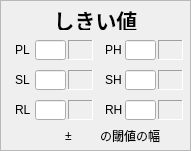
  <widget class="QFrame" name="frame" >
   <property name="geometry" >
    <rect>
     <x>800</x>
     <y>450</y>
     <width>191</width>
     <height>151</height>
    </rect>
   </property>
   <property name="frameShape" >
    <enum>QFrame::StyledPanel</enum>
   </property>
   <property name="frameShadow" >
    <enum>QFrame::Sunken</enum>
   </property>
   <widget class="QLabel" name="label_46" >
    <property name="geometry" >
     <rect>
      <x>15</x>
      <y>100</y>
      <width>21</width>
      <height>20</height>
     </rect>
    </property>
    <property name="text" >
     <string>RL</string>
    </property>
   </widget>
   <widget class="QLabel" name="label_43" >
    <property name="geometry" >
     <rect>
      <x>105</x>
      <y>70</y>
      <width>21</width>
      <height>20</height>
     </rect>
    </property>
    <property name="text" >
     <string>SH</string>
    </property>
   </widget>
   <widget class="QLineEdit" name="lePL" >
    <property name="geometry" >
     <rect>
      <x>35</x>
      <y>40</y>
      <width>31</width>
      <height>20</height>
     </rect>
    </property>
    <property name="readOnly" >
     <bool>true</bool>
    </property>
   </widget>
   <widget class="QLineEdit" name="lePH" >
    <property name="geometry" >
     <rect>
      <x>125</x>
      <y>40</y>
      <width>31</width>
      <height>20</height>
     </rect>
    </property>
    <property name="readOnly" >
     <bool>true</bool>
    </property>
   </widget>
   <widget class="QLabel" name="label_42" >
    <property name="geometry" >
     <rect>
      <x>105</x>
      <y>40</y>
      <width>21</width>
      <height>20</height>
     </rect>
    </property>
    <property name="text" >
     <string>PH</string>
    </property>
   </widget>
   <widget class="QLabel" name="label_45" >
    <property name="geometry" >
     <rect>
      <x>105</x>
      <y>100</y>
      <width>21</width>
      <height>20</height>
     </rect>
    </property>
    <property name="text" >
     <string>RH</string>
    </property>
   </widget>
   <widget class="QLineEdit" name="leSH" >
    <property name="geometry" >
     <rect>
      <x>125</x>
      <y>70</y>
      <width>31</width>
      <height>20</height>
     </rect>
    </property>
    <property name="readOnly" >
     <bool>true</bool>
    </property>
   </widget>
   <widget class="QLabel" name="label_41" >
    <property name="geometry" >
     <rect>
      <x>15</x>
      <y>40</y>
      <width>21</width>
      <height>20</height>
     </rect>
    </property>
    <property name="text" >
     <string>PL</string>
    </property>
   </widget>
   <widget class="QLineEdit" name="leRH" >
    <property name="geometry" >
     <rect>
      <x>125</x>
      <y>100</y>
      <width>31</width>
      <height>20</height>
     </rect>
    </property>
    <property name="readOnly" >
     <bool>true</bool>
    </property>
   </widget>
   <widget class="QLabel" name="label_44" >
    <property name="geometry" >
     <rect>
      <x>15</x>
      <y>70</y>
      <width>21</width>
      <height>20</height>
     </rect>
    </property>
    <property name="text" >
     <string>SL</string>
    </property>
   </widget>
   <widget class="QLineEdit" name="leSL" >
    <property name="geometry" >
     <rect>
      <x>35</x>
      <y>70</y>
      <width>31</width>
      <height>20</height>
     </rect>
    </property>
    <property name="readOnly" >
     <bool>true</bool>
    </property>
   </widget>
   <widget class="QLineEdit" name="leRL" >
    <property name="geometry" >
     <rect>
      <x>35</x>
      <y>100</y>
      <width>31</width>
      <height>20</height>
     </rect>
    </property>
    <property name="readOnly" >
     <bool>true</bool>
    </property>
   </widget>
   <widget class="QLabel" name="lbPlus" >
    <property name="geometry" >
     <rect>
      <x>80</x>
      <y>126</y>
      <width>21</width>
      <height>20</height>
     </rect>
    </property>
   </widget>
   <widget class="QLabel" name="label_50" >
    <property name="geometry" >
     <rect>
      <x>65</x>
      <y>126</y>
      <width>16</width>
      <height>20</height>
     </rect>
    </property>
    <property name="text" >
     <string>±</string>
    </property>
   </widget>
   <widget class="QLabel" name="label_51" >
    <property name="geometry" >
     <rect>
      <x>100</x>
      <y>126</y>
      <width>61</width>
      <height>20</height>
     </rect>
    </property>
    <property name="text" >
     <string>の閾値の幅</string>
    </property>
   </widget>
   <widget class="QLabel" name="lbPLMinus" >
    <property name="geometry" >
     <rect>
      <x>68</x>
      <y>40</y>
      <width>25</width>
      <height>20</height>
     </rect>
    </property>
    <property name="autoFillBackground" >
     <bool>true</bool>
    </property>
    <property name="frameShape" >
     <enum>QFrame::Panel</enum>
    </property>
    <property name="frameShadow" >
     <enum>QFrame::Sunken</enum>
    </property>
   </widget>
   <widget class="QLabel" name="lbSLMinus" >
    <property name="geometry" >
     <rect>
      <x>68</x>
      <y>70</y>
      <width>25</width>
      <height>20</height>
     </rect>
    </property>
    <property name="autoFillBackground" >
     <bool>true</bool>
    </property>
    <property name="frameShape" >
     <enum>QFrame::Panel</enum>
    </property>
    <property name="frameShadow" >
     <enum>QFrame::Sunken</enum>
    </property>
   </widget>
   <widget class="QLabel" name="lbRLMinus" >
    <property name="geometry" >
     <rect>
      <x>68</x>
      <y>100</y>
      <width>25</width>
      <height>20</height>
     </rect>
    </property>
    <property name="autoFillBackground" >
     <bool>true</bool>
    </property>
    <property name="frameShape" >
     <enum>QFrame::Panel</enum>
    </property>
    <property name="frameShadow" >
     <enum>QFrame::Sunken</enum>
    </property>
   </widget>
   <widget class="QLabel" name="lbPHPlus" >
    <property name="geometry" >
     <rect>
      <x>158</x>
      <y>40</y>
      <width>25</width>
      <height>20</height>
     </rect>
    </property>
    <property name="autoFillBackground" >
     <bool>true</bool>
    </property>
    <property name="frameShape" >
     <enum>QFrame::Panel</enum>
    </property>
    <property name="frameShadow" >
     <enum>QFrame::Sunken</enum>
    </property>
   </widget>
   <widget class="QLabel" name="lbSHPlus" >
    <property name="geometry" >
     <rect>
      <x>158</x>
      <y>70</y>
      <width>25</width>
      <height>20</height>
     </rect>
    </property>
    <property name="autoFillBackground" >
     <bool>true</bool>
    </property>
    <property name="frameShape" >
     <enum>QFrame::Panel</enum>
    </property>
    <property name="frameShadow" >
     <enum>QFrame::Sunken</enum>
    </property>
   </widget>
   <widget class="QLabel" name="lbRHPlus" >
    <property name="geometry" >
     <rect>
      <x>158</x>
      <y>100</y>
      <width>25</width>
      <height>20</height>
     </rect>
    </property>
    <property name="autoFillBackground" >
     <bool>true</bool>
    </property>
    <property name="frameShape" >
     <enum>QFrame::Panel</enum>
    </property>
    <property name="frameShadow" >
     <enum>QFrame::Sunken</enum>
    </property>
   </widget>
   <widget class="QLabel" name="label_59" >
    <property name="geometry" >
     <rect>
      <x>5</x>
      <y>10</y>
      <width>181</width>
      <height>20</height>
     </rect>
    </property>
    <property name="font" >
     <font>
      <family>MS UI Gothic</family>
      <pointsize>16</pointsize>
      <weight>75</weight>
      <italic>false</italic>
      <bold>true</bold>
      <underline>false</underline>
      <strikeout>false</strikeout>
     </font>
    </property>
    <property name="text" >
     <string>しきい値</string>
    </property>
    <property name="alignment" >
     <set>Qt::AlignCenter</set>
    </property>
   </widget>
  </widget>
